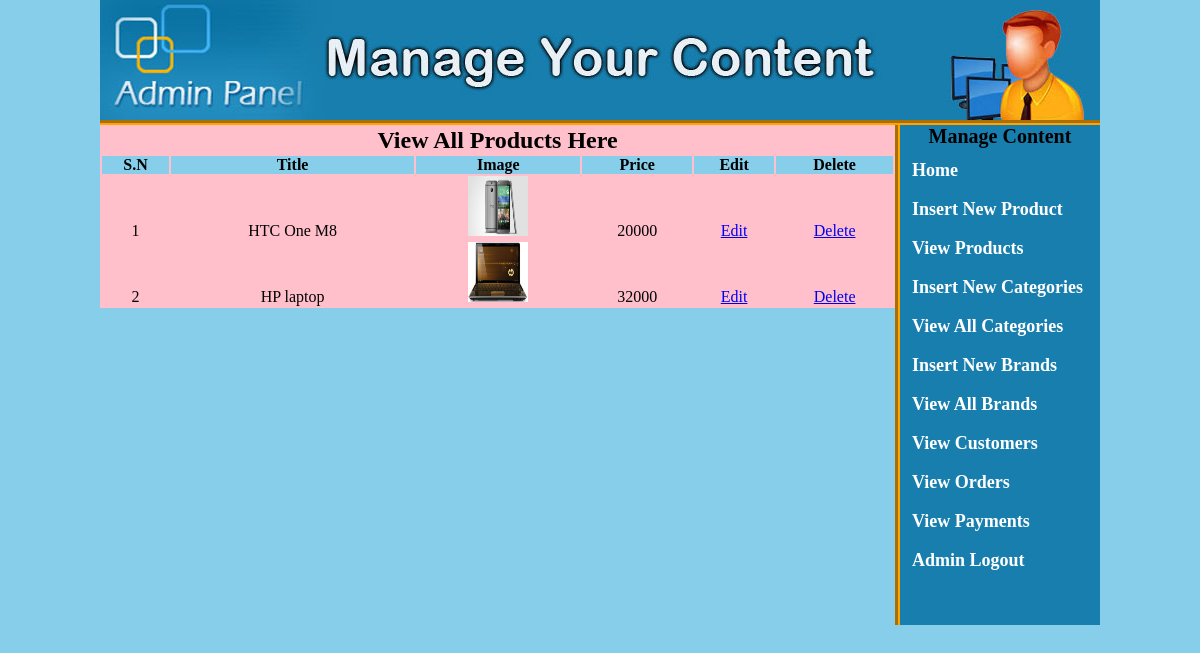
The app's page /admin_area/view_products.php, older data.
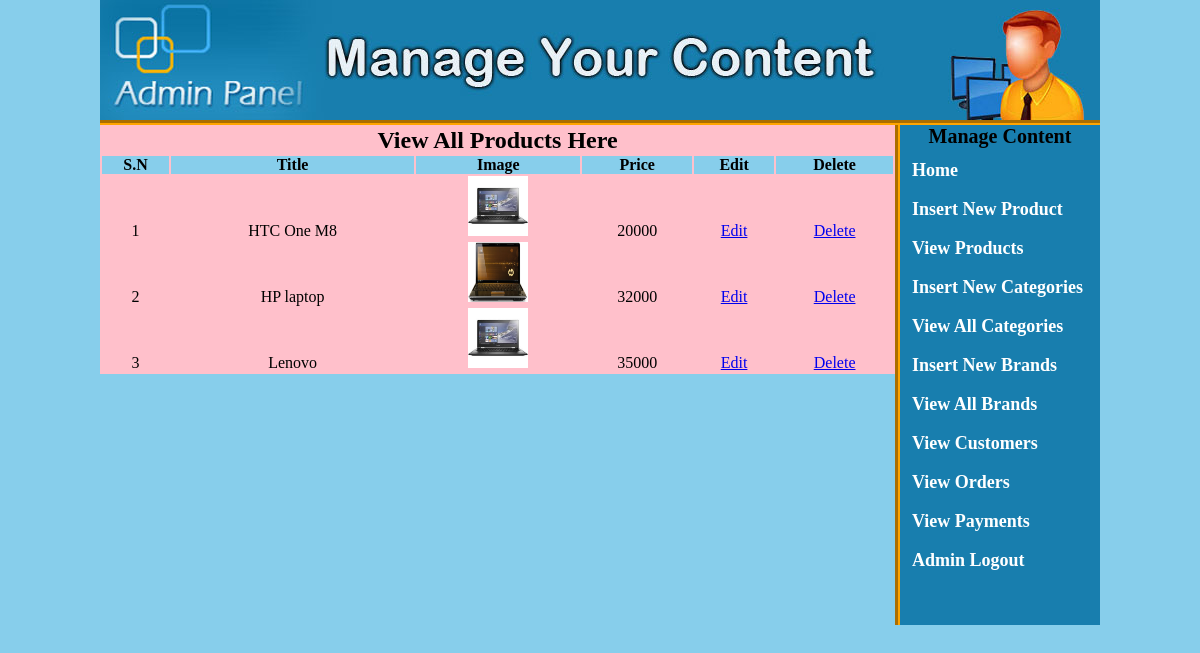
The same page, newer data.
### tables this page shows
CREATE TABLE IF NOT EXISTS `products` (
  `product_id` int(100) NOT NULL AUTO_INCREMENT,
  `product_cat` int(100) NOT NULL,
  `product_brand` int(100) NOT NULL,
  `product_title` varchar(255) NOT NULL,
  `product_price` int(100) NOT NULL,
  `product_desc` text NOT NULL,
  `product_image` text NOT NULL,
  `product_keywords` text NOT NULL,
  PRIMARY KEY (`product_id`)
);

### admin_area/view_products.php (the view, shortened to what this page needs)
<!doctype>
<html>
	<head>
	<link rel="stylesheet" href="styles/style.css" media="all"/>
	</head>
	<body>
	<div class="main_wrapper">
	<div id="header"></div>
	<div id="right">
	<p id="h"><b>Manage Content<b></p>
	<a href="index.php">Home</a>
	<a href="insert_product.php">Insert New Product</a>
	<a href="view_products.php">View Products</a>
	<a href="index.php?insert_cats">Insert New Categories</a>
	<a href="index.php?view_cats">View All Categories</a>
	<a href="index.php?insert_brand">Insert New Brands</a>
	<a href="index.php?view_brands">View All Brands</a>
	<a href="index.php?view_customers">View Customers</a>
	<a href="index.php?view_orders">View Orders</a>
	<a href="index.php?view_payments">View Payments</a>
	<a href="logout.php">Admin Logout</a>
	</div>
<table width="795" align="center" bgcolor="pink">
	<tr align="center">
		<td colspan="6"><h2>View All Products Here</h2></td>
	</tr>
	<tr align="center" bgcolor="skyblue">
		<th>S.N</th>
		<th>Title</th>
		<th>Image</th>
		<th>Price</th>
		<th>Edit</th>
		<th>Delete</th>
	</tr>
	<?php
	include("includes/db.php");
	$get_pro = "select * from products";
	$run_pro = mysqli_query($con, $get_pro);
	$i = 0;
	while ($row_pro=mysqli_fetch_array($run_pro)){
		$pro_id = $row_pro['product_id'];
		$pro_title = $row_pro['product_title'];
		$pro_image = $row_pro['product_image'];
		$pro_price = $row_pro['product_price'];
		$i++;
	?>
	<tr align="center">
		<td><?php echo $i;?></td>
		<td><?php echo $pro_title;?></td>
		<td><img src="product_images/<?php echo $pro_image;?>" width="60" height="60"/></td>
		<td><?php echo $pro_price;?></td>
		<td><a href="index.php?edit_pro=<?php echo $pro_id; ?>">Edit</a></td>
		<td><a href="delete_pro.php?delete_pro=<?php echo $pro_id;?>">Delete</a></td>
	</tr>
	<?php } ?>
</table>

Row changes from the older to the newer data that the page shows:
changed products "HTC One M8": product_image: a different picture
added products: product_title "Lenovo", product_image (picture), product_price "35000"
